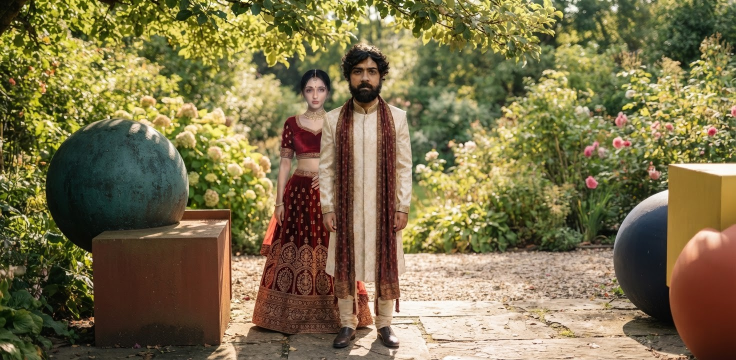
#> input picture evals/fixtures/images/screen_test_output_2026-09-25.jpg, 1472 x 720 px (shown at 1/2 size)
$ python make_synthetic.py
#> lines starting #> are read from the running program, lines starting #| are printed output that depends on the picture; after the words box and inside, x2 and y2 are one past the last pixel; in counts of white or black regions, pixels touching at a corner belong together
"""Regenerates the SYNTHETIC fixture images from the real ones. Deterministic.

    evals/.venv/bin/python evals/fixtures/make_synthetic.py

- synthetic_output_mirrored.jpg: the real Screen Test output flipped
  left/right -> people swap sides vs. the stage (horizontal-order failure).
- synthetic_output_missing_person.jpg: the woman (Cast 2) painted out of the
  real output -> one person where the stage has two (merged/dropped figure).
"""

from pathlib import Path

import cv2
import numpy as np

IMG = Path(__file__).resolve().parent / "images"
Q = [cv2.IMWRITE_JPEG_QUALITY, 90]

src = cv2.imread(str(IMG / "screen_test_output_2026-09-25.jpg"))
#> src is the input picture: shape (720, 1472, 3); mean B, G, R 74.7, 113.2, 124.8

cv2.imwrite(str(IMG / "synthetic_output_mirrored.jpg"), cv2.flip(src, 1), Q)
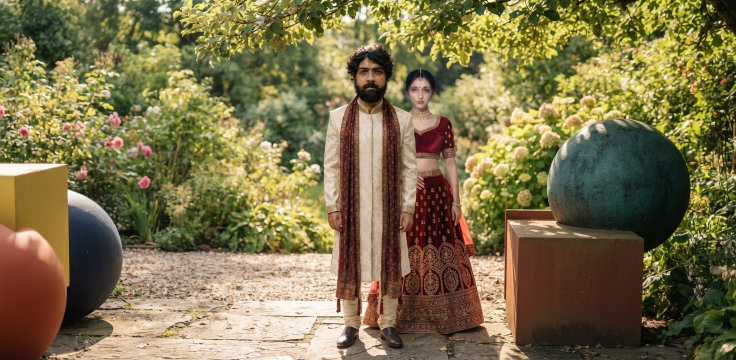
#> saved as synthetic_output_mirrored.jpg: shape (720, 1472, 3) (shown at 1/2 size); mean B, G, R 74.7, 113.2, 124.8

# Woman's silhouette (px in the 1472x720 output), stopping at the man's
# left edge so he is untouched.
mask = np.zeros(src.shape[:2], np.uint8)
poly = np.array([[590, 130], [668, 130], [660, 240], [652, 680], [490, 680], [500, 560], [535, 420], [545, 250]], np.int32)
cv2.fillPoly(mask, [poly], 255)
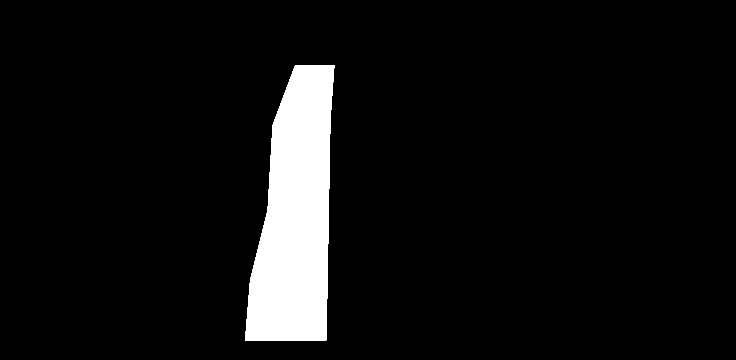
#> mask: shape (720, 1472) (shown at 1/2 size); 6.7% white; 1 white region, box (x1, y1, x2, y2) and area: (490, 130, 669, 681) 70631
mask = cv2.dilate(mask, np.ones((15, 15), np.uint8))
# Fill from a background strip to the left (x 330-480), then smooth seams.
fill = src.copy()
bg = src[:, 330:480]
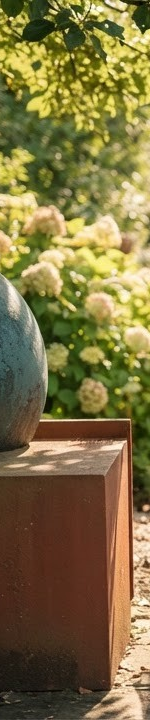
#> bg: shape (720, 150, 3); mean B, G, R 65.5, 113.7, 127.9
for x0 in range(480, 780, 150):
    w = min(150, src.shape[1] - x0)
    fill[:, x0 : x0 + w] = bg[:, :w]
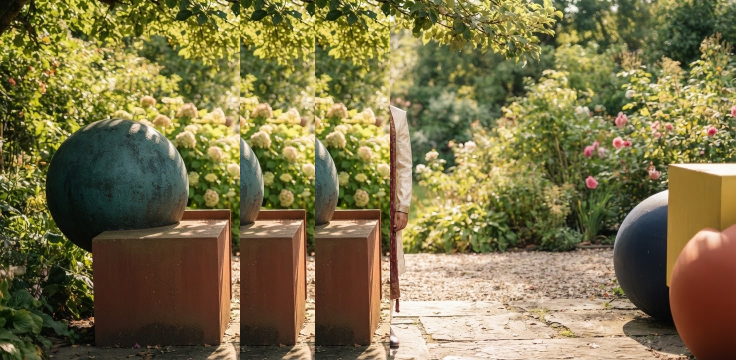
#> fill: shape (720, 1472, 3) (shown at 1/2 size); mean B, G, R 72.7, 114.9, 124.6
out = np.where(mask[..., None] > 0, fill, src)
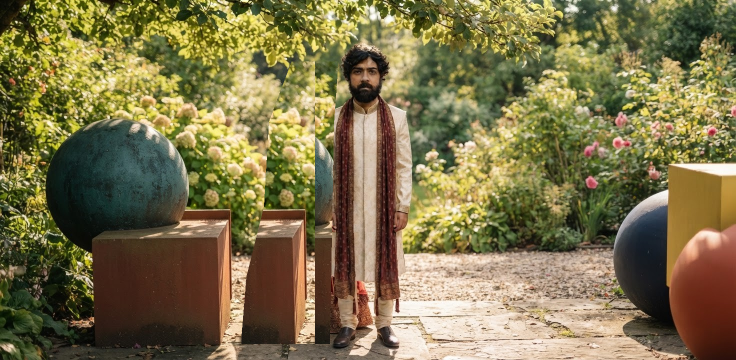
#> out: shape (720, 1472, 3) (shown at 1/2 size); mean B, G, R 74.7, 114.9, 125.4
out = cv2.inpaint(out, cv2.Canny(mask, 50, 150), 5, cv2.INPAINT_TELEA)
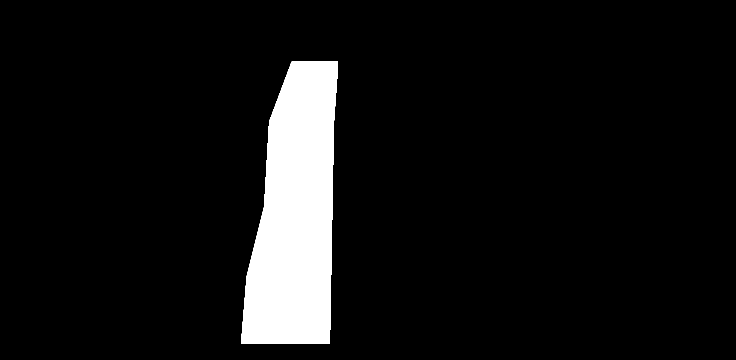
#> mask: shape (720, 1472) (shown at 1/2 size); 7.6% white; 1 white region, box (x1, y1, x2, y2) and area: (483, 123, 676, 688) 81047
man = np.zeros_like(mask)
cv2.fillPoly(man, [np.array([[662, 90], [830, 90], [830, 700], [662, 700]], np.int32)], 255)
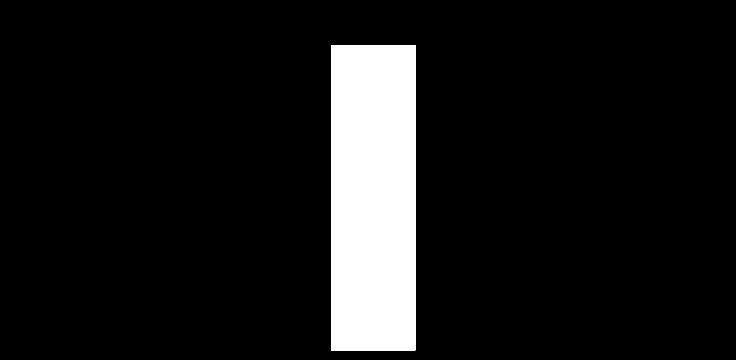
#> man: shape (720, 1472) (shown at 1/2 size); 9.7% white; 1 white region, box (x1, y1, x2, y2) and area: (662, 90, 831, 701) 103259
out = np.where(man[..., None] > 0, src, out)
cv2.imwrite(str(IMG / "synthetic_output_missing_person.jpg"), out, Q)
print("wrote synthetic fixtures to", IMG)
